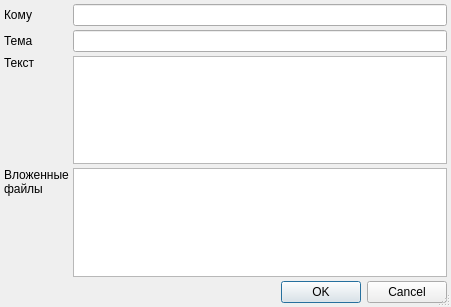
<ui version="4.0" >
 <class>SendMailDialog</class>
 <widget class="QDialog" name="SendMailDialog" >
  <property name="windowModality" >
   <enum>Qt::ApplicationModal</enum>
  </property>
  <property name="geometry" >
   <rect>
    <x>0</x>
    <y>0</y>
    <width>451</width>
    <height>307</height>
   </rect>
  </property>
  <property name="windowTitle" >
   <string>подготовка к отправке e-mail</string>
  </property>
  <property name="sizeGripEnabled" >
   <bool>true</bool>
  </property>
  <property name="modal" >
   <bool>true</bool>
  </property>
  <layout class="QGridLayout" >
   <property name="leftMargin" >
    <number>4</number>
   </property>
   <property name="topMargin" >
    <number>4</number>
   </property>
   <property name="rightMargin" >
    <number>4</number>
   </property>
   <property name="bottomMargin" >
    <number>4</number>
   </property>
   <property name="horizontalSpacing" >
    <number>4</number>
   </property>
   <property name="verticalSpacing" >
    <number>4</number>
   </property>
   <item row="0" column="0" >
    <widget class="QLabel" name="lblRecipient" >
     <property name="text" >
      <string>Кому</string>
     </property>
     <property name="buddy" >
      <cstring>edtRecipient</cstring>
     </property>
    </widget>
   </item>
   <item row="0" column="1" >
    <widget class="QLineEdit" name="edtRecipient" />
   </item>
   <item row="1" column="0" >
    <widget class="QLabel" name="lblSubject" >
     <property name="text" >
      <string>Тема</string>
     </property>
     <property name="buddy" >
      <cstring>edtSubject</cstring>
     </property>
    </widget>
   </item>
   <item row="1" column="1" >
    <widget class="QLineEdit" name="edtSubject" />
   </item>
   <item row="2" column="0" >
    <widget class="QLabel" name="lblText" >
     <property name="text" >
      <string>Текст</string>
     </property>
     <property name="alignment" >
      <set>Qt::AlignLeading|Qt::AlignLeft|Qt::AlignTop</set>
     </property>
     <property name="buddy" >
      <cstring>edtText</cstring>
     </property>
    </widget>
   </item>
   <item row="2" column="1" >
    <widget class="QTextEdit" name="edtText" />
   </item>
   <item row="4" column="0" colspan="2" >
    <widget class="QDialogButtonBox" name="buttonBox" >
     <property name="standardButtons" >
      <set>QDialogButtonBox::Cancel|QDialogButtonBox::NoButton|QDialogButtonBox::Ok</set>
     </property>
    </widget>
   </item>
   <item row="3" column="0" >
    <widget class="QLabel" name="label" >
     <property name="text" >
      <string>Вложенные
файлы</string>
     </property>
     <property name="alignment" >
      <set>Qt::AlignLeading|Qt::AlignLeft|Qt::AlignTop</set>
     </property>
    </widget>
   </item>
   <item row="3" column="1" >
    <widget class="CTableView" name="tblAttach" />
   </item>
  </layout>
 </widget>
 <customwidgets>
  <customwidget>
   <class>CTableView</class>
   <extends>QTableView</extends>
   <header>TableView.h</header>
  </customwidget>
 </customwidgets>
 <tabstops>
  <tabstop>edtRecipient</tabstop>
  <tabstop>edtSubject</tabstop>
  <tabstop>edtText</tabstop>
  <tabstop>buttonBox</tabstop>
 </tabstops>
 <resources/>
 <connections>
  <connection>
   <sender>buttonBox</sender>
   <signal>accepted()</signal>
   <receiver>SendMailDialog</receiver>
   <slot>accept()</slot>
   <hints>
    <hint type="sourcelabel" >
     <x>295</x>
     <y>281</y>
    </hint>
    <hint type="destinationlabel" >
     <x>258</x>
     <y>302</y>
    </hint>
   </hints>
  </connection>
  <connection>
   <sender>buttonBox</sender>
   <signal>rejected()</signal>
   <receiver>SendMailDialog</receiver>
   <slot>reject()</slot>
   <hints>
    <hint type="sourcelabel" >
     <x>332</x>
     <y>287</y>
    </hint>
    <hint type="destinationlabel" >
     <x>316</x>
     <y>303</y>
    </hint>
   </hints>
  </connection>
 </connections>
</ui>
